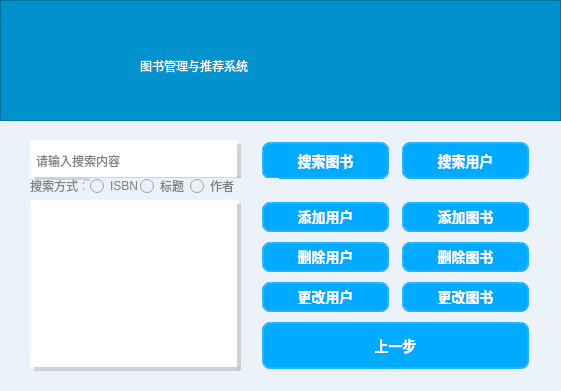
<?xml version="1.0" encoding="UTF-8"?>
<ui version="4.0">
 <class>menu_admin</class>
 <widget class="QWidget" name="menu_admin">
  <property name="geometry">
   <rect>
    <x>0</x>
    <y>0</y>
    <width>561</width>
    <height>391</height>
   </rect>
  </property>
  <property name="windowTitle">
   <string>Form</string>
  </property>
  <property name="styleSheet">
   <string notr="true">background-color: rgb(235, 242, 249);</string>
  </property>
  <widget class="QLineEdit" name="lineEdit">
   <property name="geometry">
    <rect>
     <x>30</x>
     <y>140</y>
     <width>211</width>
     <height>41</height>
    </rect>
   </property>
   <property name="styleSheet">
    <string notr="true"> border-radius: 10px;
border-style: outset;/*边框样式*/
     border-width: 4px;  /*边框宽度为4像素*/
     border-radius: 3px; /*边框圆角半径*/
     border-color: rgb(198, 198, 198,198);/*边框颜色*/
background-color:rgb(255, 255, 255);
</string>
   </property>
   <property name="placeholderText">
    <string>请输入搜索内容</string>
   </property>
  </widget>
  <widget class="QTextBrowser" name="textBrowser">
   <property name="geometry">
    <rect>
     <x>30</x>
     <y>200</y>
     <width>211</width>
     <height>171</height>
    </rect>
   </property>
   <property name="styleSheet">
    <string notr="true"> border-radius: 10px;
border-style: outset;/*边框样式*/
     border-width: 4px;  /*边框宽度为4像素*/
     border-radius: 3px; /*边框圆角半径*/
     border-color: rgb(198, 198, 198,198);/*边框颜色*/
background-color:rgb(255, 255, 255);
</string>
   </property>
  </widget>
  <widget class="QPushButton" name="pushButton_5">
   <property name="geometry">
    <rect>
     <x>400</x>
     <y>280</y>
     <width>131</width>
     <height>34</height>
    </rect>
   </property>
   <property name="styleSheet">
    <string notr="true">QPushButton{
	font: 9pt &quot;微软雅黑&quot;;
     background-color: rgb(0, 170, 255);/*背景色*/
      border-style: outset;/*边框样式*/
     border-width: 4px;  /*边框宽度为4像素*/
     border-radius: 10px; /*边框圆角半径*/
     border-color: rgba(255, 225, 255, 30);/*边框颜色*/
     font: bold 14px;/*字体*/
         color:rgb(255, 255, 255);/*字体颜色*/
     padding: 6px; /*填衬*/
}

QPushButton:hover{ /*鼠标悬停在按钮上时*/
        background-color:rgb(12, 215, 255);
        border-color: rgb(12, 215, 255);
        color:rgba(0, 0, 0, 200);
}

QPushButton:pressed { /*按钮被按下时*/
     background-color:rgba(100,255,100, 200);
         border-color: rgba(255, 225, 255, 30);
     border-style: inset;
        color:rgba(0, 0, 0, 100);
}</string>
   </property>
   <property name="text">
    <string>更改图书</string>
   </property>
  </widget>
  <widget class="QPushButton" name="pushButton_3">
   <property name="geometry">
    <rect>
     <x>400</x>
     <y>240</y>
     <width>131</width>
     <height>34</height>
    </rect>
   </property>
   <property name="styleSheet">
    <string notr="true">QPushButton{
	font: 9pt &quot;微软雅黑&quot;;
     background-color: rgb(0, 170, 255);/*背景色*/
      border-style: outset;/*边框样式*/
     border-width: 4px;  /*边框宽度为4像素*/
     border-radius: 10px; /*边框圆角半径*/
     border-color: rgba(255, 225, 255, 30);/*边框颜色*/
     font: bold 14px;/*字体*/
         color:rgb(255, 255, 255);/*字体颜色*/
     padding: 6px; /*填衬*/
}

QPushButton:hover{ /*鼠标悬停在按钮上时*/
        background-color:rgb(12, 215, 255);
        border-color: rgb(12, 215, 255);
        color:rgba(0, 0, 0, 200);
}

QPushButton:pressed { /*按钮被按下时*/
     background-color:rgba(100,255,100, 200);
         border-color: rgba(255, 225, 255, 30);
     border-style: inset;
        color:rgba(0, 0, 0, 100);
}</string>
   </property>
   <property name="text">
    <string>删除图书</string>
   </property>
  </widget>
  <widget class="QPushButton" name="pushButton_2">
   <property name="geometry">
    <rect>
     <x>400</x>
     <y>200</y>
     <width>131</width>
     <height>34</height>
    </rect>
   </property>
   <property name="styleSheet">
    <string notr="true">QPushButton{
	font: 9pt &quot;微软雅黑&quot;;
     background-color: rgb(0, 170, 255);/*背景色*/
      border-style: outset;/*边框样式*/
     border-width: 4px;  /*边框宽度为4像素*/
     border-radius: 10px; /*边框圆角半径*/
     border-color: rgba(255, 225, 255, 30);/*边框颜色*/
     font: bold 14px;/*字体*/
         color:rgb(255, 255, 255);/*字体颜色*/
     padding: 6px; /*填衬*/
}

QPushButton:hover{ /*鼠标悬停在按钮上时*/
        background-color:rgb(12, 215, 255);
        border-color: rgb(12, 215, 255);
        color:rgba(0, 0, 0, 200);
}

QPushButton:pressed { /*按钮被按下时*/
     background-color:rgba(100,255,100, 200);
         border-color: rgba(255, 225, 255, 30);
     border-style: inset;
        color:rgba(0, 0, 0, 100);
}</string>
   </property>
   <property name="text">
    <string>添加图书</string>
   </property>
  </widget>
  <widget class="QPushButton" name="pushButton_4">
   <property name="geometry">
    <rect>
     <x>400</x>
     <y>140</y>
     <width>131</width>
     <height>41</height>
    </rect>
   </property>
   <property name="styleSheet">
    <string notr="true">QPushButton{
	font: 9pt &quot;微软雅黑&quot;;
     background-color: rgb(0, 170, 255);/*背景色*/
      border-style: outset;/*边框样式*/
     border-width: 4px;  /*边框宽度为4像素*/
     border-radius: 10px; /*边框圆角半径*/
     border-color: rgba(255, 225, 255, 30);/*边框颜色*/
     font: bold 14px;/*字体*/
         color:rgb(255, 255, 255);/*字体颜色*/
     padding: 6px; /*填衬*/
}

QPushButton:hover{ /*鼠标悬停在按钮上时*/
        background-color:rgb(12, 215, 255);
        border-color: rgb(12, 215, 255);
        color:rgba(0, 0, 0, 200);
}

QPushButton:pressed { /*按钮被按下时*/
     background-color:rgba(100,255,100, 200);
         border-color: rgba(255, 225, 255, 30);
     border-style: inset;
        color:rgba(0, 0, 0, 100);
}</string>
   </property>
   <property name="text">
    <string>搜索用户</string>
   </property>
  </widget>
  <widget class="QPushButton" name="pushButton_9">
   <property name="geometry">
    <rect>
     <x>260</x>
     <y>320</y>
     <width>271</width>
     <height>51</height>
    </rect>
   </property>
   <property name="styleSheet">
    <string notr="true">QPushButton{
	font: 9pt &quot;微软雅黑&quot;;
     background-color: rgb(0, 170, 255);/*背景色*/
      border-style: outset;/*边框样式*/
     border-width: 4px;  /*边框宽度为4像素*/
     border-radius: 10px; /*边框圆角半径*/
     border-color: rgba(255, 225, 255, 30);/*边框颜色*/
     font: bold 14px;/*字体*/
         color:rgb(255, 255, 255);/*字体颜色*/
     padding: 6px; /*填衬*/
}

QPushButton:hover{ /*鼠标悬停在按钮上时*/
        background-color:rgb(12, 215, 255);
        border-color: rgb(12, 215, 255);
        color:rgba(0, 0, 0, 200);
}

QPushButton:pressed { /*按钮被按下时*/
     background-color:rgba(100,255,100, 200);
         border-color: rgba(255, 225, 255, 30);
     border-style: inset;
        color:rgba(0, 0, 0, 100);
}</string>
   </property>
   <property name="text">
    <string>上一步</string>
   </property>
  </widget>
  <widget class="QPushButton" name="pushButton_8">
   <property name="geometry">
    <rect>
     <x>260</x>
     <y>280</y>
     <width>131</width>
     <height>34</height>
    </rect>
   </property>
   <property name="styleSheet">
    <string notr="true">QPushButton{
	font: 9pt &quot;微软雅黑&quot;;
     background-color: rgb(0, 170, 255);/*背景色*/
      border-style: outset;/*边框样式*/
     border-width: 4px;  /*边框宽度为4像素*/
     border-radius: 10px; /*边框圆角半径*/
     border-color: rgba(255, 225, 255, 30);/*边框颜色*/
     font: bold 14px;/*字体*/
         color:rgb(255, 255, 255);/*字体颜色*/
     padding: 6px; /*填衬*/
}

QPushButton:hover{ /*鼠标悬停在按钮上时*/
        background-color:rgb(12, 215, 255);
        border-color: rgb(12, 215, 255);
        color:rgba(0, 0, 0, 200);
}

QPushButton:pressed { /*按钮被按下时*/
     background-color:rgba(100,255,100, 200);
         border-color: rgba(255, 225, 255, 30);
     border-style: inset;
        color:rgba(0, 0, 0, 100);
}</string>
   </property>
   <property name="text">
    <string>更改用户</string>
   </property>
  </widget>
  <widget class="QPushButton" name="pushButton_6">
   <property name="geometry">
    <rect>
     <x>260</x>
     <y>240</y>
     <width>131</width>
     <height>34</height>
    </rect>
   </property>
   <property name="styleSheet">
    <string notr="true">QPushButton{
	font: 9pt &quot;微软雅黑&quot;;
     background-color: rgb(0, 170, 255);/*背景色*/
      border-style: outset;/*边框样式*/
     border-width: 4px;  /*边框宽度为4像素*/
     border-radius: 10px; /*边框圆角半径*/
     border-color: rgba(255, 225, 255, 30);/*边框颜色*/
     font: bold 14px;/*字体*/
         color:rgb(255, 255, 255);/*字体颜色*/
     padding: 6px; /*填衬*/
}

QPushButton:hover{ /*鼠标悬停在按钮上时*/
        background-color:rgb(12, 215, 255);
        border-color: rgb(12, 215, 255);
        color:rgba(0, 0, 0, 200);
}

QPushButton:pressed { /*按钮被按下时*/
     background-color:rgba(100,255,100, 200);
         border-color: rgba(255, 225, 255, 30);
     border-style: inset;
        color:rgba(0, 0, 0, 100);
}</string>
   </property>
   <property name="text">
    <string>删除用户</string>
   </property>
  </widget>
  <widget class="QPushButton" name="pushButton_7">
   <property name="geometry">
    <rect>
     <x>260</x>
     <y>200</y>
     <width>131</width>
     <height>34</height>
    </rect>
   </property>
   <property name="styleSheet">
    <string notr="true">QPushButton{
	font: 9pt &quot;微软雅黑&quot;;
     background-color: rgb(0, 170, 255);/*背景色*/
      border-style: outset;/*边框样式*/
     border-width: 4px;  /*边框宽度为4像素*/
     border-radius: 10px; /*边框圆角半径*/
     border-color: rgba(255, 225, 255, 30);/*边框颜色*/
     font: bold 14px;/*字体*/
         color:rgb(255, 255, 255);/*字体颜色*/
     padding: 6px; /*填衬*/
}

QPushButton:hover{ /*鼠标悬停在按钮上时*/
        background-color:rgb(12, 215, 255);
        border-color: rgb(12, 215, 255);
        color:rgba(0, 0, 0, 200);
}

QPushButton:pressed { /*按钮被按下时*/
     background-color:rgba(100,255,100, 200);
         border-color: rgba(255, 225, 255, 30);
     border-style: inset;
        color:rgba(0, 0, 0, 100);
}</string>
   </property>
   <property name="text">
    <string>添加用户</string>
   </property>
  </widget>
  <widget class="QPushButton" name="pushButton">
   <property name="geometry">
    <rect>
     <x>260</x>
     <y>140</y>
     <width>131</width>
     <height>41</height>
    </rect>
   </property>
   <property name="styleSheet">
    <string notr="true">QPushButton{
	font: 9pt &quot;微软雅黑&quot;;
     background-color: rgb(0, 170, 255);/*背景色*/
      border-style: outset;/*边框样式*/
     border-width: 4px;  /*边框宽度为4像素*/
     border-radius: 10px; /*边框圆角半径*/
     border-color: rgba(255, 225, 255, 30);/*边框颜色*/
     font: bold 14px;/*字体*/
         color:rgb(255, 255, 255);/*字体颜色*/
     padding: 6px; /*填衬*/
}

QPushButton:hover{ /*鼠标悬停在按钮上时*/
        background-color:rgb(12, 215, 255);
        border-color: rgb(12, 215, 255);
        color:rgba(0, 0, 0, 200);
}

QPushButton:pressed { /*按钮被按下时*/
     background-color:rgba(100,255,100, 200);
         border-color: rgba(255, 225, 255, 30);
     border-style: inset;
        color:rgba(0, 0, 0, 100);
}</string>
   </property>
   <property name="text">
    <string>搜索图书</string>
   </property>
  </widget>
  <widget class="QGraphicsView" name="graphicsView_2">
   <property name="geometry">
    <rect>
     <x>0</x>
     <y>0</y>
     <width>561</width>
     <height>121</height>
    </rect>
   </property>
   <property name="styleSheet">
    <string notr="true">background-color: rgb(0, 146, 204);</string>
   </property>
  </widget>
  <widget class="QLabel" name="label">
   <property name="geometry">
    <rect>
     <x>140</x>
     <y>20</y>
     <width>341</width>
     <height>91</height>
    </rect>
   </property>
   <property name="styleSheet">
    <string notr="true">background-color: rgb(0, 146, 204);

font: 75 25pt &quot;华文琥珀&quot;;
color: rgb(255, 255, 255);</string>
   </property>
   <property name="text">
    <string>图书管理与推荐系统</string>
   </property>
  </widget>
  <widget class="QRadioButton" name="radioButton">
   <property name="geometry">
    <rect>
     <x>90</x>
     <y>178</y>
     <width>81</width>
     <height>16</height>
    </rect>
   </property>
   <property name="styleSheet">
    <string notr="true">color: rgb(127, 127, 127);</string>
   </property>
   <property name="text">
    <string>ISBN</string>
   </property>
  </widget>
  <widget class="QRadioButton" name="radioButton_2">
   <property name="geometry">
    <rect>
     <x>140</x>
     <y>178</y>
     <width>61</width>
     <height>16</height>
    </rect>
   </property>
   <property name="styleSheet">
    <string notr="true">color: rgb(127, 127, 127);</string>
   </property>
   <property name="text">
    <string>标题</string>
   </property>
  </widget>
  <widget class="QRadioButton" name="radioButton_3">
   <property name="geometry">
    <rect>
     <x>190</x>
     <y>178</y>
     <width>89</width>
     <height>16</height>
    </rect>
   </property>
   <property name="styleSheet">
    <string notr="true">color: rgb(127, 127, 127);</string>
   </property>
   <property name="text">
    <string>作者</string>
   </property>
  </widget>
  <widget class="QLabel" name="label_4">
   <property name="geometry">
    <rect>
     <x>30</x>
     <y>180</y>
     <width>54</width>
     <height>12</height>
    </rect>
   </property>
   <property name="styleSheet">
    <string notr="true">color: rgb(127, 127, 127);</string>
   </property>
   <property name="text">
    <string>搜索方式：</string>
   </property>
  </widget>
 </widget>
 <resources/>
 <connections/>
</ui>
